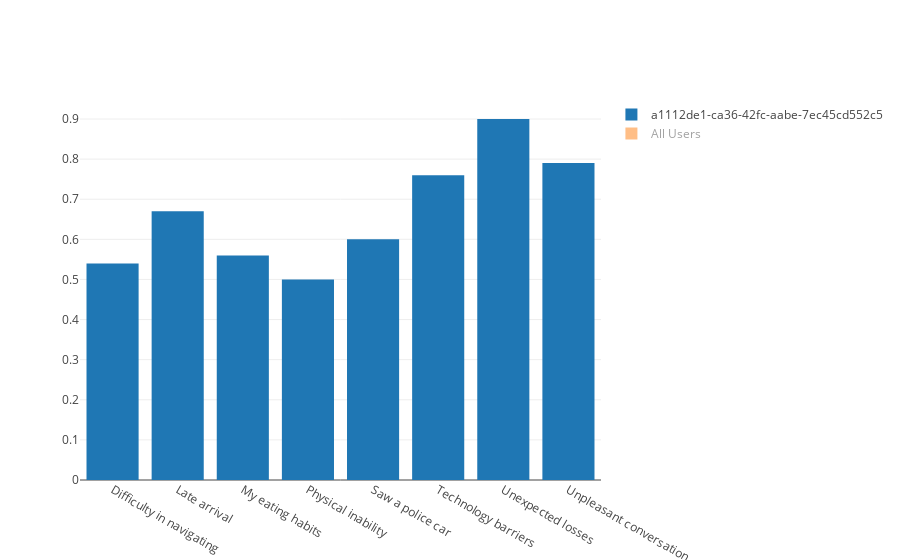

Write notebook code for a chart like this one.
### Markdown cell above
## Compare stress data among user(s)

### Code cell
ds.plot_stress_comparison(x_axis_column="stresser_sub",usr_id="a1112de1-ca36-42fc-aabe-7ec45cd552c5")

### Figure 1 — Plotly figure (JSON) as saved in the notebook; plotly's stock layout.template omitted (floating-point values rounded to 4 significant figures)
{"data": [{"name": "a1112de1-ca36-42fc-aabe-7ec45cd552c5", "type": "bar", "uid": "6c6acdae-f8b5-43dc-9244-91555324eea2", "x": ["Difficulty in navigating", "Late arrival", "My eating habits", "Physical inability", "Saw a police car", "Technology barriers", "Unexpected losses", "Unpleasant conversation"], "y": [0.54, 0.67, 0.56, 0.5, 0.6, 0.76, 0.9, 0.79]}, {"name": "All Users", "type": "bar", "uid": "02a4cc97-41dd-430e-a678-18e1126a375b", "visible": "legendonly", "x": ["Bored / Not enough to do", "Difficulty in navigating", "Indecision at a traffic intersection", "Missed payment", "Physical inability", "Saw a police car", "Unexpected losses", "Was Tailgated"], "y": [0.3, 0.54, 0.47, 0.2, 1, 0.6, 0.9, 0.7]}], "layout": {"autosize": true, "xaxis": {"autorange": true, "range": [-0.5, 7.5], "type": "category"}, "yaxis": {"autorange": true, "range": [0, 0.9474], "type": "linear"}}}
